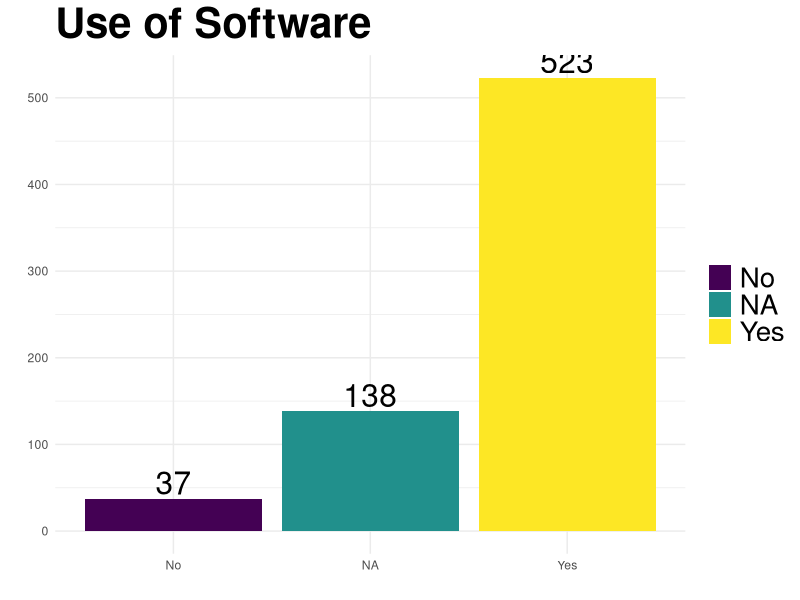
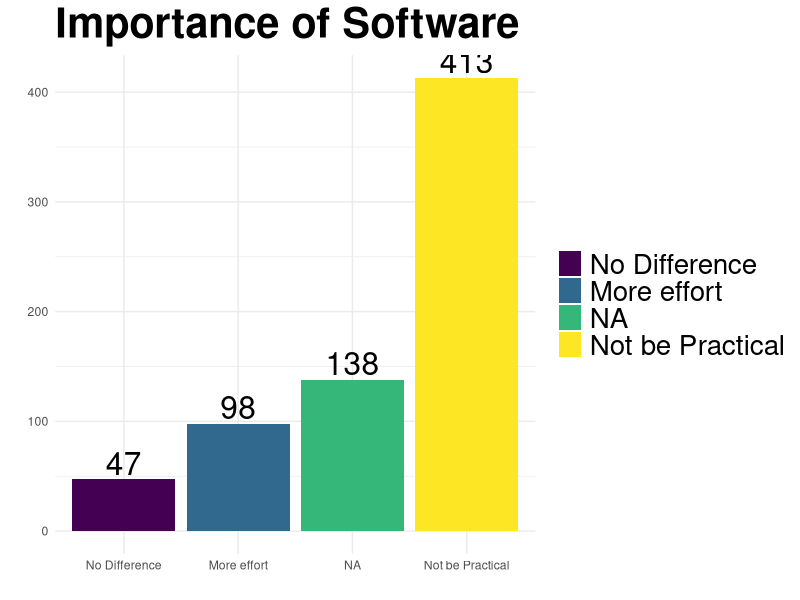
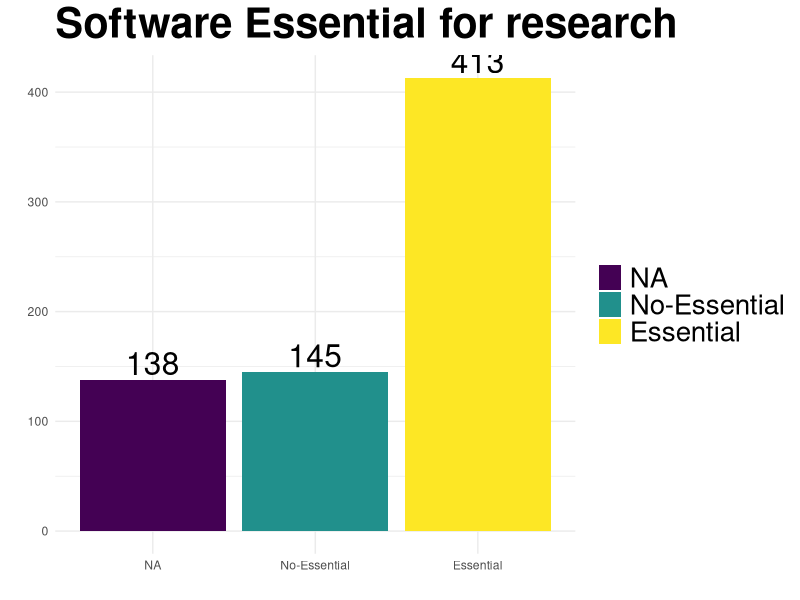
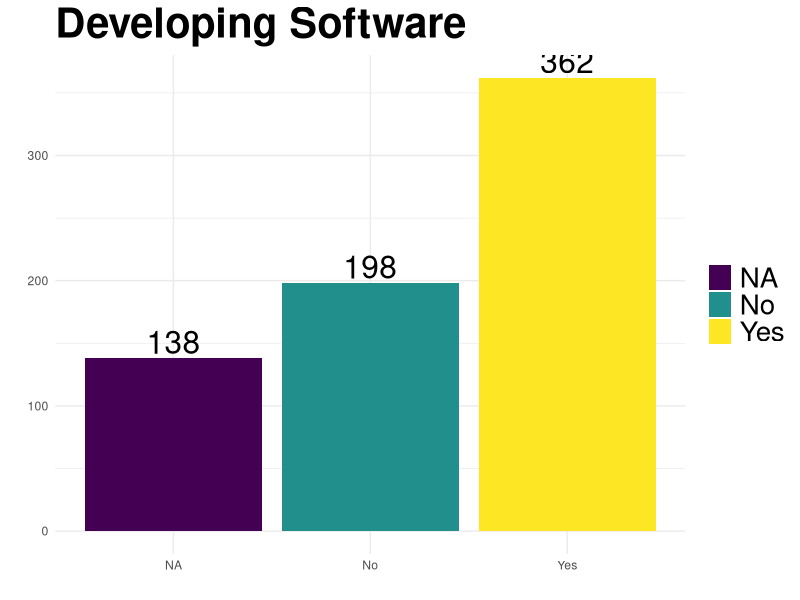

These figures' R source, in order: (Note: this script raises an error after producing the figures.)
## ---- chunk 1
options(knitr.table.format = 'markdown')
## ---- chunk 2

library('ggplot2')
library('plyr')
library('RColorBrewer')
library('knitr')
library('car')

## ---- chunk 3
# Function to create own colour palette to use when there is a need to keep the same
# colour between plot (otherwise they are changed according to the ordering)
myColor <-  function(vectorToColour=vector(), palette='Set3'){
    print(vectorToColour)
    size  <- length(vectorToColour)
    myColors <- brewer.pal(size, palette)
    names(myColors) <- vectorToColour
    return(myColors)
}
## ---- chunk 4
# Function that output a data frame containing the variable, the Frequency and 
# rounded percent
# Optional order is to output the table ordered in Frequency (useful for output with
singleTabFreq <- function(vectorToFreq, name, order=TRUE){
    table_factor <- table(vectorToFreq)
    # Cbind is to combine two different sets into one data.frame
    # the conversion of data.frame within the cbind is to avoid having
    # the factor in data_row for the frequency
    # And being able to index only the value for the percentage
    QSummary <- cbind(as.data.frame(table_factor),
                      as.data.frame(round(prop.table(table_factor)*100))[,2])
    
    #rename the column names
    colnames(QSummary) <- c(name, 'Total Respondents', 'Percent')
    if (order==TRUE){
        # Order the table by Total Respondents
        QSummary <- QSummary[order(QSummary[,2]),]
        # Reorder the level of the factors for using in legend (to match the order of the plot)
        QSummary[,1] <- factor(QSummary[,1], levels=QSummary[,1][order(QSummary[,2])], ordered=order)
    }
    # Write the result into a csv file
    #write.csv(QSummary, paste('./results/',name,'.csv'), row.names=FALSE)
    #dev.off()
    # Output a table of the variable
    return (QSummary)
}
## ---- chunk 5
plotSingleFreq <- function(dataframe, name, column='Total Respondents', order=TRUE, xText=TRUE, ownColour=NA){
    index_column <- match(column, names(dataframe))
    # To reorganise the factor level to show on the legend according to the 
    # frequencies
    p <- ggplot(data=dataframe, environment=environment())
    # environment=environment() is a workaround for ggplot2 to get access to the
    # namespace defined within the function.
    if (order==TRUE){
        p <- p + aes(x=reorder(dataframe[,1], dataframe[, index_column]),
                     y=dataframe[,index_column],
                     fill=dataframe[,1])
    }
    else {
        p <- p + aes(x=dataframe[,1],
                     y=dataframe[,index_column],
                     fill=dataframe[,1])
    }
    p <- p + geom_bar(stat='identity')
    p <- p + theme_minimal()
    p <- p + ylab('')
    p <- p + xlab('')
    p <- p + ggtitle(name)
    p <- p + theme(plot.title = element_text(size=30, face='bold'))
    p <- p + theme(legend.text=element_text(size=20))
    p <- p + theme(legend.title=element_blank())
    if (is.na(ownColour) == FALSE){
        
        p  <- p + scale_fill_manual(values=ownColour)
    }
    if (xText == FALSE) {
        p  <- p + theme(axis.text.x=element_blank())
    }
    p <- p + geom_text(aes(label=dataframe[,index_column]), vjust=-0.2, size=8)
    return (p)
}
## ---- chunk 6
crossTabFreq <- function(df, var1, var2, propNum=1, summaryTable=TRUE){
    freqTable <- table(df[[var1]], df[[var2]])
    if(summaryTable==TRUE){
        kable(freqTable, digits=2)
    }
    dfTable  <- cbind(as.data.frame(freqTable),
                      as.data.frame(prop.table(freqTable, propNum))[,3])
    colnames(dfTable) <- c(var1, var2, 'Freq', 'Prop')
    
    #write.csv(dfTable, paste("./results/cross_table_", var1,'_', var2, '.csv', sep=''), 
    #		  row.names=FALSE)
    
    #dev.off()
    return(dfTable)
}
## ---- chunk 7

facetPlot <- function(df, xVar, facetVar, yVar='Prop', removeNA=FALSE, FREQ=TRUE, xText=TRUE){
    df$Percent  <- df[[yVar]]*100
    if (removeNA==TRUE) {
        df <- na.omit(df)
    }
    p <- ggplot(df, environment=environment())
    p <- p + aes_string(x=xVar, y='Percent', fill=xVar)
    p <- p + geom_bar(stat='identity', position='dodge')
    p <- p + theme_minimal()
    p <- p + ylab('')
    p <- p + xlab('')
    p <- p + theme(plot.title = element_text(size=30, face='bold'))
    p <- p + theme(legend.text=element_text(size=20))
    p <- p + theme(legend.title=element_blank())
    if (xText == FALSE) {
        p  <- p + theme(axis.text.x=element_blank())
    }
    if (FREQ==TRUE){
        p <- p + geom_text(aes(label=paste(round(Percent), '%', ' (n=', Freq, ')')), vjust=-0.2, size=4)
    }
    else {
        p <- p + geom_text(aes(label=paste(round(Percent))), vjust=-0.2, size=4)
    }
    p <- p + theme(plot.title = element_text(size=20, face="bold", vjust=2))
    p <- p + facet_wrap(as.formula(paste('~', facetVar)), ncol=2)
    return(p)
}
## ---- chunk 8

chiSquareSummary <- function (table_, var1, var2) {
    chiValue <- chisq.test(table_)
    #fisher_value <- fisher.test(table_)
    if (chiValue$p.value <= .5){
        write.csv(chiValue$residuals, paste("./results/chi_test_res_", var1,'_', var2, '.csv', sep=''), row.names=FALSE)
    }
    return (chi_value)
}
## ---- chunk 9
#Loading the data set
df <-read.csv("data/mergedDfCleaned.csv", stringsAsFactors=TRUE, na.strings="")
## ---- chunk 10
sumQ  <- singleTabFreq(df$Q.6.Use.Software, 'Use of Software')
kable(sumQ, digits=2, format = 'markdown')
plotSingleFreq(sumQ, 'Use of Software')
## ---- chunk 11
# subsetting the dataset to contain only software users, meaning people who answered YES at the question 6
dfYES <- df
# dfYES <- df[which(df$Q.6.Use.Software=='Yes'),]  ## Not filtering them in order to get the same results as Simon with its first xls analysis
dfYES <- droplevels(dfYES)
## ---- chunk 12
levels(dfYES$Q.7.Importance.Software)[1] <- "No Difference"
levels(dfYES$Q.7.Importance.Software)[2] <- "Not be Practical"
levels(dfYES$Q.7.Importance.Software)[3] <- "More effort"

## ---- chunk 13
sumQ  <-  singleTabFreq(dfYES$Q.7.Importance.Software, 'Importance of Software')
kable(sumQ, digits=2, format = 'markdown')
plotSingleFreq(sumQ, 'Importance of Software')
## ---- chunk 14
#Recoding into a binary variable
dfYES$Q.7.Essential.Software <- revalue(dfYES$Q.7.Importance.Software, c('No Difference'='No-Essential', 'More effort'='No-Essential', 'Not be Practical'='Essential'))
## ---- chunk 15

sumQ  <-  singleTabFreq(dfYES$Q.7.Essential.Software, 'Software Essential for research')
kable(sumQ, digits=2, format = 'markdown')
plotSingleFreq(sumQ, 'Software Essential for research')
## ---- chunk 16

sumQ  <-  singleTabFreq(dfYES$Q.8.Developing.Software, 'Developing Software')
kable(sumQ, digits=2, format = 'markdown')
plotSingleFreq(sumQ, 'Developing Software')
## ---- chunk 17

sumQ  <-  singleTabFreq(dfYES$Q.9.Training.Software.clean, 'Training in Software development')
kable(sumQ, digits=2, format = 'markdown')
color_Developing <- myColor(sumQ[,1])
plotSingleFreq(sumQ, 'Training in Software development', ownColour=color_Developing)
## ---- chunk 18

sumQ  <-  singleTabFreq(dfYES[which(dfYES$Q.8.Developing.Software == 'Yes'),]$Q.9.Training.Software.clean, 'Training in Software development')
kable(sumQ, digits=2, format = 'markdown')
plotSingleFreq(sumQ, 'Training in Software development', ownColour=color_Developing)

## ---- chunk 19
sumQ <- singleTabFreq(dfYES$Q.3.Discipline, 'Discipline')
#Printing table
kable(sumQ, digits=2, format = 'markdown')
# Printing Plot
plotSingleFreq(sumQ, 'Discipline', xText=FALSE)
## ---- chunk 20
# Recode the factors
DesArHu <- c("Design, creative & performing arts", "Architecture & planning", "Humanities & language based studies & archaeology")
AdmSoEd <- c('Administrative & business studies', 'Social studies', 'Education')
MedAgri <- c('Medicine, dentistry & health', 'Agriculture, forestry & veterinary science')
dfYES$Q.3.Modified.Disciplines <- dfYES$Q.3.Discipline
dfYES$Q.3.Modified.Disciplines <- recode(dfYES$Q.3.Modified.Disciplines, "DesArHu='Design+Art+Hum'")
dfYES$Q.3.Modified.Disciplines <- recode(dfYES$Q.3.Modified.Disciplines, "AdmSoEd='Admin+Social+Edu'")
dfYES$Q.3.Modified.Disciplines <- recode(dfYES$Q.3.Modified.Disciplines, "MedAgri='Medicine+Agri'")

## ---- chunk 21
modifiedQ3 <- singleTabFreq(dfYES$Q.3.Modified.Disciplines, 'Modified Disciplines')
#Print table
kable(modifiedQ3, digits=2, row.names = FALSE, format = 'markdown')
plotSingleFreq(modifiedQ3, 'Modified Disciplines')
## ---- chunk 22
sumQ  <- crossTabFreq(dfYES, 'Q.3.Modified.Disciplines', 'Q.7.Essential.Software') 
facetPlot(sumQ, facetVar='Q.3.Modified.Disciplines', xVar='Q.7.Essential.Software')

## ---- chunk 23
sumQ  <- crossTabFreq(dfYES, 'Q.3.Modified.Disciplines', 'Q.8.Developing.Software') 
facetPlot(sumQ, facetVar='Q.3.Modified.Disciplines', xVar='Q.8.Developing.Software')

## ---- chunk 24
sumQ  <- crossTabFreq(dfYES, 'Q.3.Modified.Disciplines', 'Q.9.Training.Software.clean') 
facetPlot(sumQ, facetVar='Q.3.Modified.Disciplines', xVar='Q.9.Training.Software.clean')

## ---- chunk 25
sumQ <- singleTabFreq(dfYES$Q.4.Fund.clean, 'Funds')
kable(sumQ, digits=2, row.names = FALSE ,format = 'markdown')
#plotSingleFreq(sumQ, 'Funds', xText=FALSE)
## ---- chunk 26
dfYES$Q.4.Modified.Funds <- dfYES$Q.4.Fund.clean
levels(dfYES$Q.4.Modified.Funds)[c(3, 8, 13, 17)] <- 'None'
levels(dfYES$Q.4.Modified.Funds)[c(8, 13, 17)] <- 'Charity/Trust'
levels(dfYES$Q.4.Modified.Funds)[c(1, 2, 4, 5, 9, 11, 14)] <- 'Research Council'
levels(dfYES$Q.4.Modified.Funds)[c(6,8)] <- 'Other UK'
levels(dfYES$Q.4.Modified.Funds)[c(3, 7)] <- 'Other Non-UK'
## ---- chunk 27
sumQ <- singleTabFreq(dfYES$Q.4.Modified.Funds,'Modified Funds')
#Printing table
kable(sumQ, digits=2, row.names = FALSE, format = 'markdown')
plotSingleFreq(sumQ, 'Modified Funds', xText = FALSE)
## ---- chunk 28
sumQ  <- crossTabFreq(dfYES, 'Q.4.Modified.Funds', 'Q.7.Essential.Software') 
facetPlot(sumQ, facetVar='Q.4.Modified.Funds', xVar='Q.7.Essential.Software')

## ---- chunk 29
sumQ  <- crossTabFreq(dfYES, 'Q.4.Modified.Funds', 'Q.8.Developing.Software') 
facetPlot(sumQ, facetVar='Q.4.Modified.Funds', xVar='Q.8.Developing.Software')

## ---- chunk 30
sumQ  <- crossTabFreq(dfYES, 'Q.4.Modified.Funds', 'Q.9.Training.Software.clean') 
facetPlot(sumQ, facetVar='Q.4.Modified.Funds', xVar='Q.9.Training.Software.clean')

## ---- chunk 31
dfYES$Q.5.Seniority <- factor(dfYES$Q.5.Seniority, levels=c('Less than a year', '1-5 years', '6-10 years', '11-15 years', '15-20 years', 'More than 20 years' ))
## ---- chunk 32
sumQ <- singleTabFreq(dfYES$Q.5.Seniority, 'Seniority', order=FALSE)
#Printing table
kable(sumQ, digits=2, format = 'markdown')
# Printing Plot
plotSingleFreq(sumQ, 'Seniority', order=FALSE)
## ---- chunk 33
sumQ  <- crossTabFreq(dfYES, 'Q.5.Seniority', 'Q.7.Essential.Software') 
facetPlot(sumQ, facetVar='Q.5.Seniority', xVar='Q.7.Essential.Software')
## ---- chunk 34
sumQ  <- crossTabFreq(dfYES, 'Q.5.Seniority', 'Q.8.Developing.Software') 
facetPlot(sumQ, facetVar='Q.5.Seniority', xVar='Q.8.Developing.Software')
## ---- chunk 35
sumQ  <- crossTabFreq(dfYES, 'Q.5.Seniority', 'Q.9.Training.Software.clean') 
facetPlot(sumQ, facetVar='Q.5.Seniority', xVar='Q.9.Training.Software.clean')
## ---- chunk 36
sumQ <- singleTabFreq(dfYES$E.2.Gender.clean, 'Gender')
#Printing table
kable(sumQ, digits=2, format = 'markdown')
# Printing Plot
plotSingleFreq(sumQ, 'Gender')
## ---- chunk 37
sumQ  <- crossTabFreq(dfYES, 'E.2.Gender.clean', 'Q.7.Essential.Software') 
facetPlot(sumQ, facetVar='E.2.Gender.clean', xVar='Q.7.Essential.Software')
## ---- chunk 38
sumQ  <- crossTabFreq(dfYES, 'E.2.Gender.clean', 'Q.8.Developing.Software') 
facetPlot(sumQ, facetVar='E.2.Gender.clean', xVar='Q.8.Developing.Software')
## ---- chunk 39
sumQ  <- crossTabFreq(dfYES, 'E.2.Gender.clean', 'Q.9.Training.Software.clean') 
facetPlot(sumQ, facetVar='E.2.Gender.clean', xVar='Q.9.Training.Software.clean')
## ---- chunk 40
sumQ <- singleTabFreq(dfYES$E.4.OS.clean, 'Operating System')
#Printing table
kable(sumQ, digits=2, format = 'markdown')
# Printing Plot
plotSingleFreq(sumQ, 'Operating System')
## ---- chunk 41
sumQ  <- crossTabFreq(dfYES, 'E.4.OS.clean', 'Q.7.Essential.Software') 
facetPlot(sumQ, facetVar='E.4.OS.clean', xVar='Q.7.Essential.Software')
## ---- chunk 42
sumQ  <- crossTabFreq(dfYES, 'E.4.OS.clean', 'Q.8.Developing.Software') 
facetPlot(sumQ, facetVar='E.4.OS.clean', xVar='Q.8.Developing.Software')
## ---- chunk 43
sumQ  <- crossTabFreq(dfYES, 'E.4.OS.clean', 'Q.9.Training.Software.clean') 
facetPlot(sumQ, facetVar='E.4.OS.clean', xVar='Q.9.Training.Software.clean')


